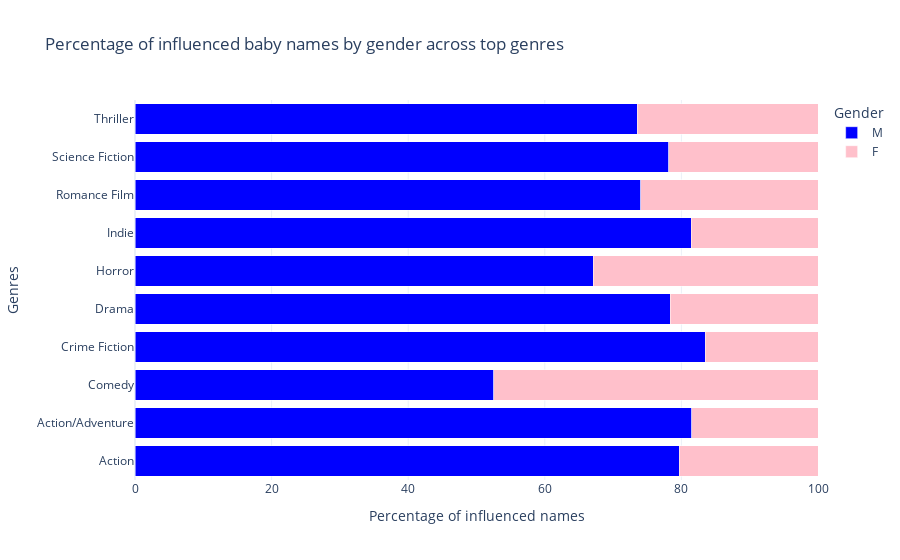

The notebook cell this image was saved under:
### Code cell
plot_genre_gender_influence(merged_df)

### Figure 1 — Plotly figure (JSON) as saved in the notebook; plotly's stock layout.template omitted (floating-point values rounded to 4 significant figures)
{"data": [{"alignmentgroup": "True", "hovertemplate": "Gender=M<br>Percentage of influenced names=%{x}<br>Genres=%{y}<extra></extra>", "legendgroup": "M", "marker": {"color": "blue", "pattern": {"shape": ""}}, "name": "M", "offsetgroup": "M", "orientation": "h", "showlegend": true, "textposition": "auto", "x": [79.71, 81.49, 52.56, 83.52, 78.35, 67.11, 81.41, 74.07, 78.13, 73.53], "xaxis": "x", "y": ["Action", "Action/Adventure", "Comedy", "Crime Fiction", "Drama", "Horror", "Indie", "Romance Film", "Science Fiction", "Thriller"], "yaxis": "y", "type": "bar"}, {"alignmentgroup": "True", "hovertemplate": "Gender=F<br>Percentage of influenced names=%{x}<br>Genres=%{y}<extra></extra>", "legendgroup": "F", "marker": {"color": "pink", "pattern": {"shape": ""}}, "name": "F", "offsetgroup": "F", "orientation": "h", "showlegend": true, "textposition": "auto", "x": [20.29, 18.51, 47.44, 16.48, 21.65, 32.89, 18.59, 25.93, 21.87, 26.47], "xaxis": "x", "y": ["Action", "Action/Adventure", "Comedy", "Crime Fiction", "Drama", "Horror", "Indie", "Romance Film", "Science Fiction", "Thriller"], "yaxis": "y", "type": "bar"}], "layout": {"xaxis": {"anchor": "y", "domain": [0.0, 1.0], "title": {"text": "Percentage of influenced names"}, "range": [0, 100]}, "yaxis": {"anchor": "x", "domain": [0.0, 1.0], "title": {"text": "Genres"}}, "legend": {"title": {"text": "Gender"}, "tracegroupgap": 0}, "title": {"text": "Percentage of influenced baby names by gender across top genres"}, "barmode": "stack"}}
